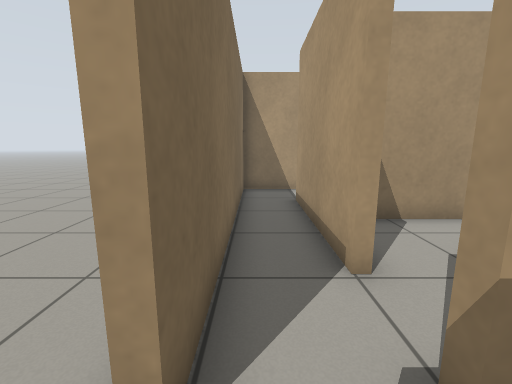
[1] (above)

20 first-person views from a walk through a robot-simulator world made for Gazebo. The camera is 0.95 m above the floor, tilts 10° down and sees 90° across. The floor is counted in squares, 0.5 m on a side. Each view is taken from the middle of a square. On the plan, view 1 faces up. The plan holds only what a view shows up to about 15 squares ahead; the rest is blank.

[2]
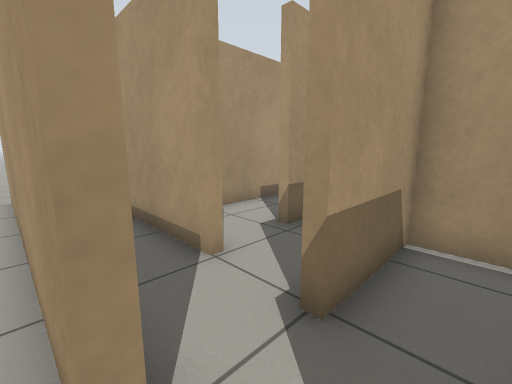

[3]
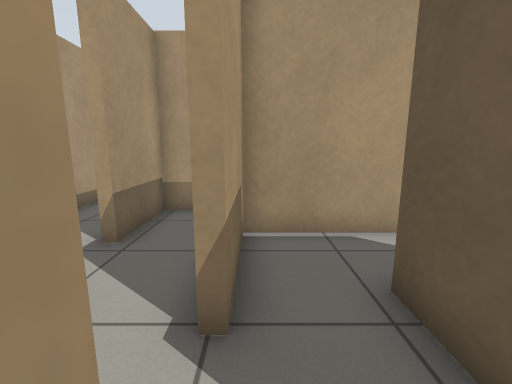

[4]
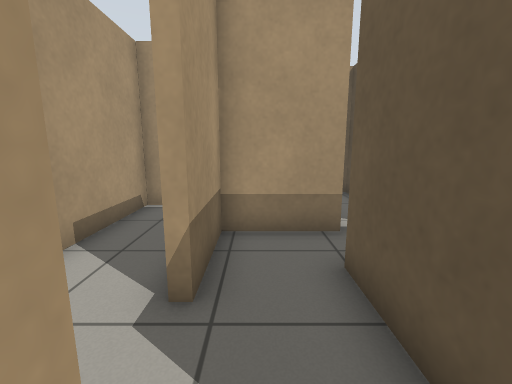

[5]
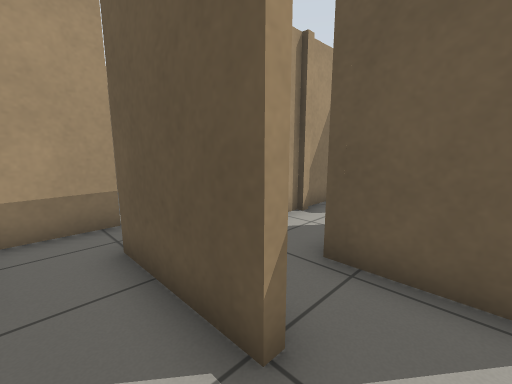

[6]
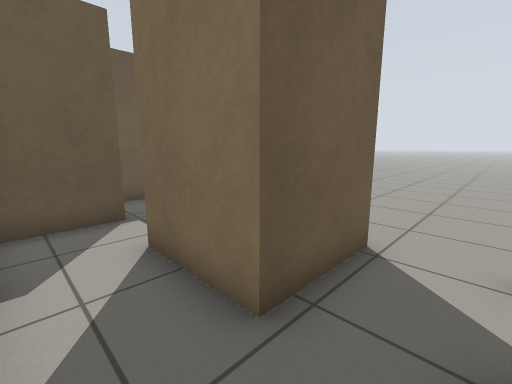

[7]
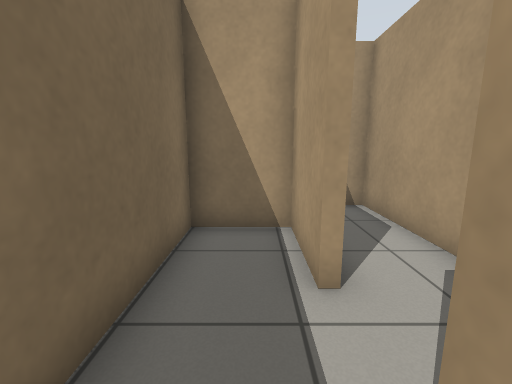

[8]
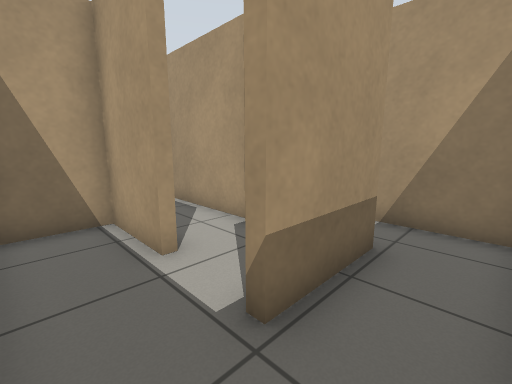

[9]
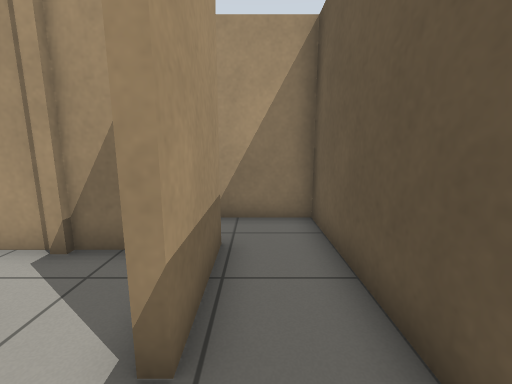

[10]
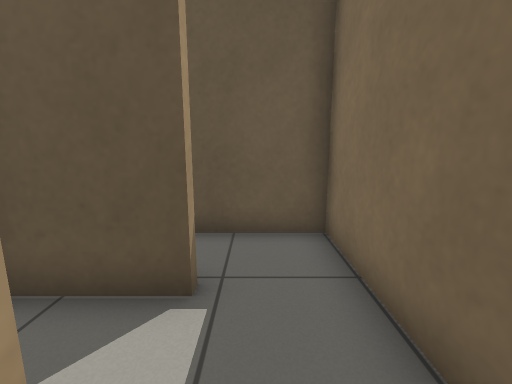

[11]
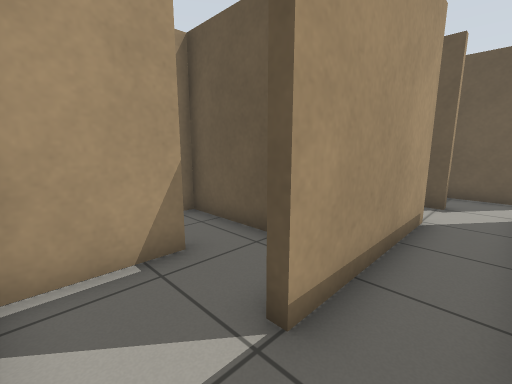

[12]
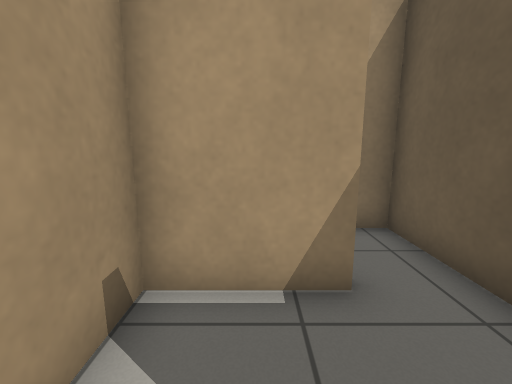

[13]
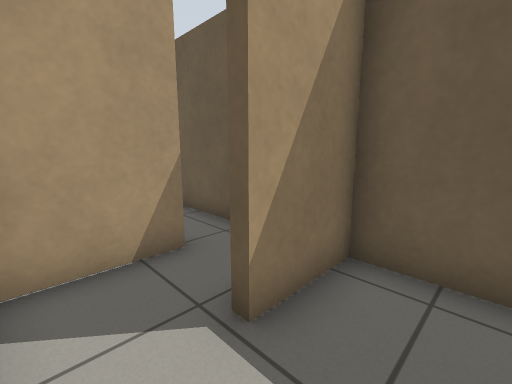

[14]
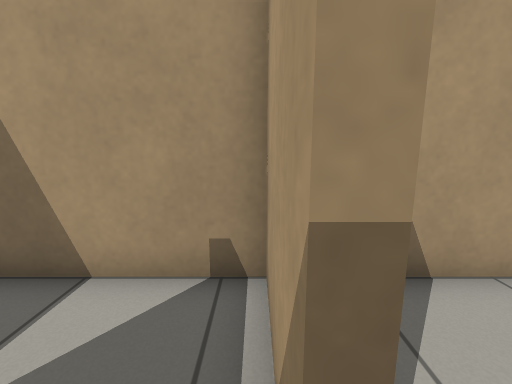

[15]
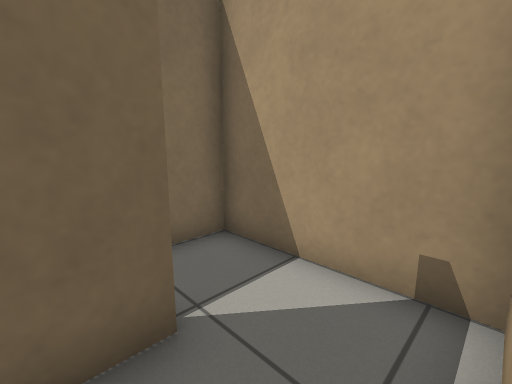

[16]
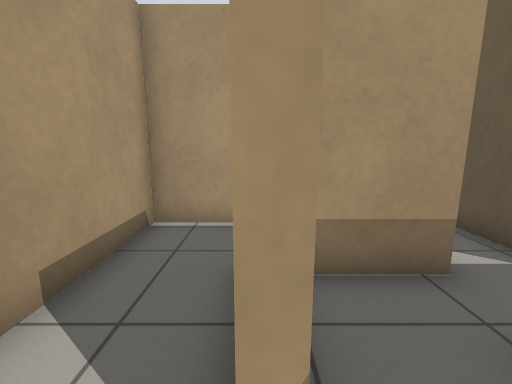

[17]
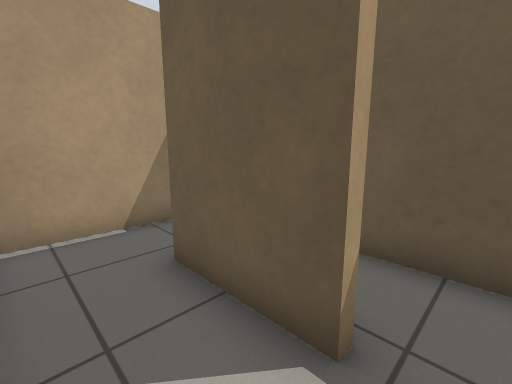

[18]
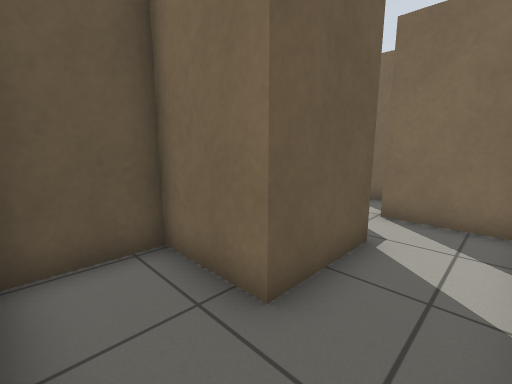

[19]
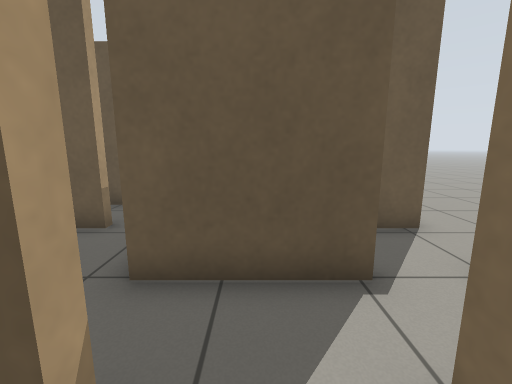

[20]
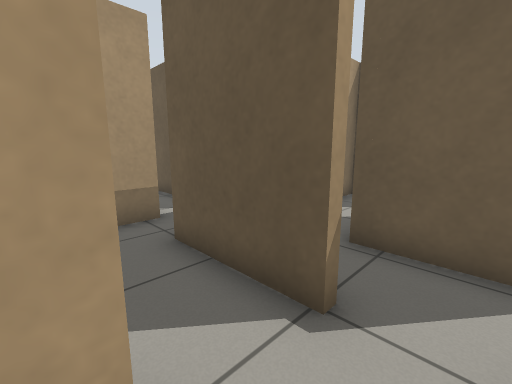

### Floor plan
Key: @ floor where view 1 was taken; # wall or solid block; . floor.
Columns run from 2 left of view 1 to 13 right of it. Each row starts with its distance up from view 1.
 12  ##########
 11  #....#.....#
 10  #....#.....#
  9  #..#.#..#..#
  8  #..#....#....
  7  #..############
  6  #..#.......#
  5  #..#.......#
  4 .#..#.####..#
  3 .#.......#..#
  2 .#..####.#..
  1 .......#.###
  0 ..@....#..... #
 -1 .####..#.######
 -2 .#..#..# .
 -3 .#..#..####
 -4  #.....#
 -5  #.....#
 -6  #..####.#
 -7  #.......#
 -8  #.......#
 -9  #########

Where each view was taken, in squares from view 1:
view 1: 0 up, 0 right, facing up
view 2: 0 up, 1 left, facing up-right
view 3: 1 up, 1 left, facing right
view 4: 3 up, 1 right, facing right
view 5: 3 up, 0 right, facing down-right
view 6: 1 up, 4 right, facing down-left
view 7: 7 down, 1 right, facing up
view 8: 8 down, 0 right, facing up-right
view 9: 7 down, 0 right, facing right
view 10: 3 down, 1 right, facing down
view 11: 11 up, 0 right, facing down-right
view 12: 10 up, 1 right, facing right
view 13: 11 up, 5 right, facing down-right
view 14: 8 up, 4 right, facing up
view 15: 8 up, 4 right, facing up-left
view 16: 4 up, 3 right, facing right
view 17: 6 up, 3 right, facing down-right
view 18: 6 up, 9 right, facing down-left
view 19: 5 up, 3 right, facing down
view 20: 4 up, 0 right, facing down-right
